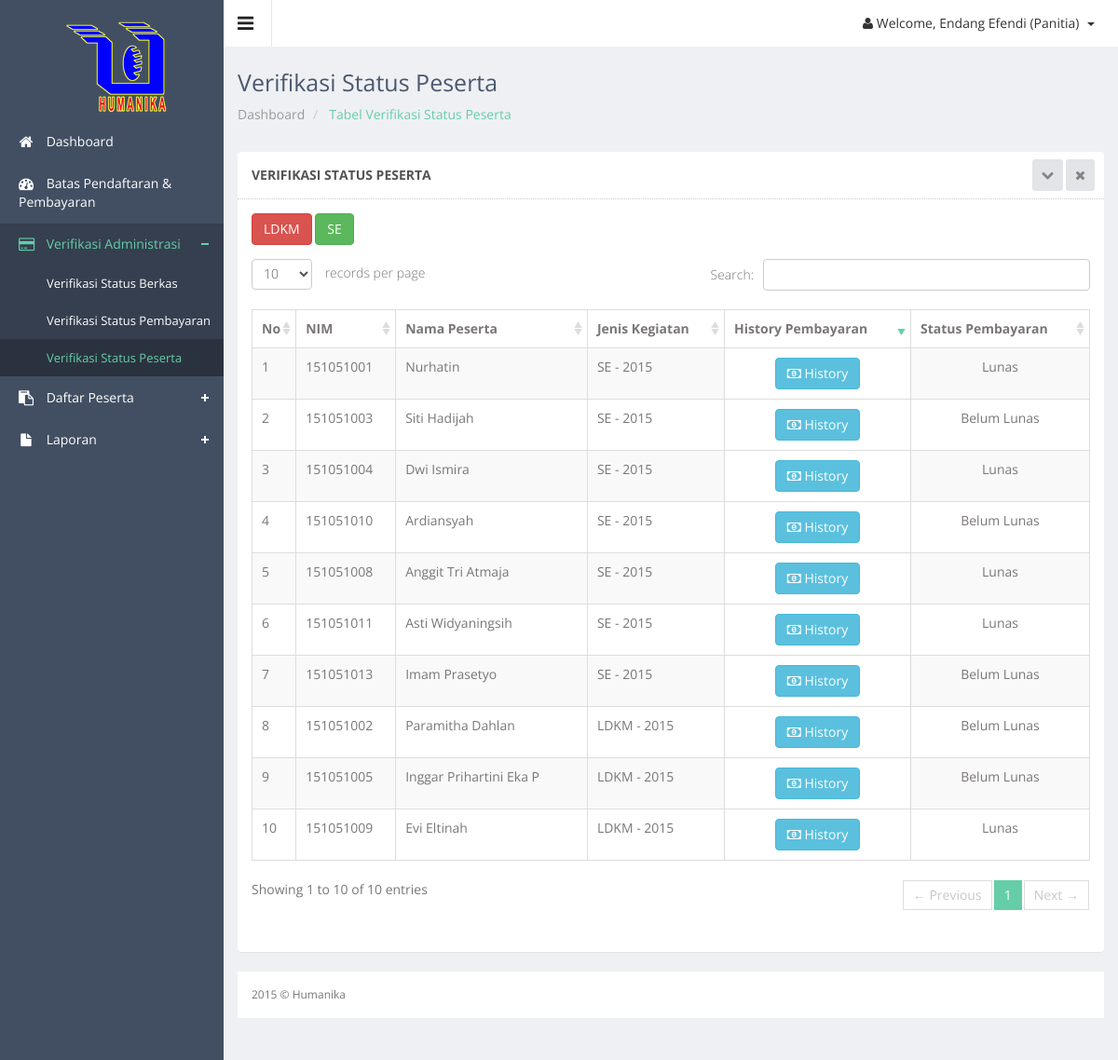
The page /panitia/peserta_status.php (signed in) on the database its author committed.
### tables this page shows
CREATE TABLE IF NOT EXISTS `peserta` (
  `id_peserta` int(11) NOT NULL,
  `id_detail` int(11) NOT NULL,
  `nim` char(9) NOT NULL,
  `ukuran_kaos` varchar(2) NOT NULL,
  `penyakit_bawaan` text NOT NULL,
  `notelp` varchar(12) NOT NULL,
  `alamat` text NOT NULL,
  `ktm` varchar(50) NOT NULL,
  `nama_ktm` varchar(50) NOT NULL,
  `size_ktm` varchar(10) NOT NULL,
  `type_ktm` varchar(50) NOT NULL,
  `krs` varchar(50) NOT NULL,
  `nama_krs` varchar(50) NOT NULL,
  `size_krs` varchar(10) NOT NULL,
  `type_krs` varchar(50) NOT NULL,
  `foto` varchar(50) NOT NULL,
  `nama_foto` varchar(50) NOT NULL,
  `size_foto` varchar(10) NOT NULL,
  `type_foto` varchar(50) NOT NULL,
  `password` varchar(20) NOT NULL,
  `status_bayar` enum('Belum Lunas','Lunas') NOT NULL,
  `status_berkas` enum('Unvalid','Valid') NOT NULL,
  `keterangan` varchar(50) NOT NULL,
  `tgl_pendaftaran` date NOT NULL,
  PRIMARY KEY (`id_peserta`),
  KEY `id_detail` (`id_detail`),
  KEY `id_detail_2` (`id_detail`),
  KEY `nim` (`nim`)
);

CREATE TABLE IF NOT EXISTS `mahasiswa` (
  `nim` char(9) NOT NULL,
  `nama_mhs` varchar(50) NOT NULL,
  `alamat_asal` varchar(100) NOT NULL,
  `alamat_jogja` varchar(100) NOT NULL,
  `jk` varchar(1) NOT NULL,
  `email` varchar(50) NOT NULL,
  `no_telp` varchar(12) NOT NULL,
  `jurusan` varchar(20) NOT NULL,
  `tempat_lahir` varchar(50) NOT NULL,
  `tgl_lahir` date NOT NULL,
  `asal_sekolah` varchar(50) NOT NULL,
  `agama` varchar(50) NOT NULL,
  `goldar` varchar(2) NOT NULL,
  `angkatan` varchar(4) NOT NULL,
  PRIMARY KEY (`nim`)
);

CREATE TABLE IF NOT EXISTS `keg_jenis` (
  `id_keg` int(11) NOT NULL AUTO_INCREMENT,
  `nama_kegiatan` varchar(50) NOT NULL,
  `ket` varchar(50) NOT NULL,
  PRIMARY KEY (`id_keg`)
);

CREATE TABLE IF NOT EXISTS `keg_jenis_detail` (
  `id_detail` int(11) NOT NULL,
  `id_keg` int(11) NOT NULL,
  `biaya` double NOT NULL,
  `tgl_mulai` date NOT NULL,
  `tgl_akhir` date NOT NULL,
  `penanggung_jawab` varchar(50) NOT NULL,
  `kuota` int(11) NOT NULL,
  `tahun` varchar(4) NOT NULL,
  `lokasi` varchar(100) NOT NULL,
  `dp` double NOT NULL,
  PRIMARY KEY (`id_detail`),
  UNIQUE KEY `id_keg` (`id_detail`),
  KEY `id_detail` (`id_detail`),
  KEY `id_keg_2` (`id_keg`)
);

### controller/koneksi.php (called while the page is built, shortened)
<?php
class Database {
    private static $dbName = 'humanika' ;
    private static $dbHost = 'localhost' ;
    private static $dbUsername = 'root';
    private static $dbUserPassword = 'rizalex';
    private static $con = null;
    public static function connect() {
        if ( null == self::$con ) {
            try {
                self::$con =  new PDO( "mysql:host=".self::$dbHost.";"."dbname=".self::$dbName,
                        self::$dbUsername, self::$dbUserPassword);
            }
            catch(PDOException $e) {
                die($e->getMessage());
            }
        }
        return self::$con;
    }
}
?>

### controller/peserta-control.php (called while the page is built, shortened)
<?php
include_once 'koneksi.php';
class PesertaController {
    private $koneksi;
    public function __construct() {
        $this->koneksi = Database::connect();
    }
	public function DaftarSeluruh() {
        try {
            $sst = $this->koneksi->prepare("SELECT * FROM peserta join mahasiswa using(nim) natural join keg_jenis_detail natural join keg_jenis ");
            $sst->execute();
            return $r = $sst->fetchAll(PDO::FETCH_OBJ);
            $this->koneksi = Database::disconnect();
        } catch (PDOException $exc) {
            echo $exc->getMessage();
        }
    }
}
?>

### panitia/peserta_status.php (the view, shortened to what this page needs)
<?php
$hal=$_GET['hal'];
$keg=$_GET['keg'];
$year=$_GET['tahun'];
?>
<!DOCTYPE html>
<html lang="en">
<head>
  <link href="../js/advanced-datatable/css/demo_page.css" rel="stylesheet" />
  <link href="../js/advanced-datatable/css/demo_table.css" rel="stylesheet" />
  <link rel="stylesheet" href="../js/data-tables/DT_bootstrap.css" />
  <link href="../css/style.css" rel="stylesheet">
  <link href="../css/style-responsive.css" rel="stylesheet">
</head>
<body class="sticky-header">
<section>
    <div class="left-side sticky-left-side">
        <div class="logo">
            <a href="index.php"><img src="../images/logohm.png" alt=""></a>
        </div>
        <div class="left-side-inner">
            <ul class="nav nav-pills nav-stacked custom-nav">
                <li><a href="index.php"><i class="fa fa-home"></i> <span>Dashboard</span></a></li>
				<li><a href="batas_pendaftaran.php"><i class="fa fa-dashboard"></i> <span>Batas Pendaftaran & Pembayaran</span></a></li>
				<li class="menu-list  nav-active"><a href="#"><i class="fa fa-credit-card"></i> <span>Verifikasi Administrasi</span></a>
					<ul class="sub-menu-list">
						<li><a href="peserta_verifikasi_berkas.php">Verifikasi Status Berkas</a></li>
						<li><a href="peserta_verifikasi.php">Verifikasi Status Pembayaran</a></li>
						<li class="active"><a href="peserta_status.php">Verifikasi Status Peserta</a></li>
					</ul>
				</li>
				<li class="menu-list"><a href="#"><i class="fa fa-clipboard"></i> <span>Daftar Peserta</span></a>
				</li>
				<li class="menu-list"><a href="#"><i class="fa fa-file"></i> <span>Laporan</span></a>
				</li>
            </ul>
        </div>
    </div>
    <div class="main-content" >
        <div class="header-section">
        <a class="toggle-btn"><i class="fa fa-bars"></i></a>
        <div class="menu-right">
            <ul class="notification-menu">
                <li>
                    <a href="#" class="btn btn-default dropdown-toggle" data-toggle="dropdown">
                        <i class="fa fa-user"></i>
                        Welcome, <?php
                                echo $_SESSION['nm_usr_panitia'];
                            ?> (Panitia)
                        <span class="caret"></span>
                    </a>
                </li>
            </ul>
        </div>
        </div>
        <div class="page-heading">
            <h3>
                Verifikasi Status Peserta
            </h3>
            <ul class="breadcrumb">
                <li>
                    <a href="index.php"> Dashboard</a>
                </li>
                <li class="active"> Tabel Verifikasi Status Peserta</li>
            </ul>
        </div>
        <div class="wrapper">
        <div class="row">
        <div class="col-sm-12">
        <section class="panel">
        <header class="panel-heading">
            Verifikasi Status Peserta
            <span class="tools pull-right">
                <a href="javascript:;" class="fa fa-chevron-down"></a>
                <a href="javascript:;" class="fa fa-times"></a>
             </span>
        </header>
		<?php
			include_once '../controller/peserta-control.php';
			$client = new PesertaController();
			$no=1;
			if(empty($hal)){ ?>
        <div class="panel-body">
				<a class="btn btn-danger" href="peserta_status.php?hal=kegiatan&keg=LDKM"> LDKM</a>
				<a class="btn btn-success" href="peserta_status.php?hal=kegiatan&keg=SE"> SE</a>
			<div class="adv-table">
				<table  class="display table table-bordered table-striped" id="dynamic-table">
					<thead>
						<tr>
							<th>No</th>
							<th>NIM</th>
							<th>Nama Peserta</th>
							<th>Jenis Kegiatan</th>
							<th>History Pembayaran</th>
							<th>Status Pembayaran</th>
						</tr>
					</thead>
					<?php
						$hasil = $client->DaftarSeluruh();
					?>
					<tbody>
						 <?php
						foreach($hasil as $data){
						echo "
							<tr class='gradeX'>
							<td>".$no++."</td>
							<td>$data->nim</td>
							<td>$data->nama_mhs</td>
							<td>$data->ket - $data->tahun</td>
							<td class='center hidden-phone'><a href='history_pembayaran.php?id=$data->id_peserta&nim=$data->nim&stat=$data->status_bayar'><button class='btn btn-info' type='button'><i class='fa fa-money'></i> History</button></a></br></td>
							<td class='center hidden-phone'>$data->status_bayar</td>
						</tr>";
						}?>
					</tbody>
				</table>
			</div>
        </div><?php } else if($hal=='kegiatan'){ ?>
        <div class="panel-body">
			<div class="btn-group">
				<button data-toggle="dropdown" class="btn btn-info dropdown-toggle" type="button">Tahun Kegiatan<span class="caret"></span></button>
				<ul role="menu" class="dropdown-menu">
					<?php
                    $currentYear = date('Y');
                    foreach (range($currentYear-4, $currentYear+1) as $value)
                        echo "<li><a href='peserta_status.php?hal=pertahun&keg=".$keg."&tahun=".$value."'>" . $value . "</a></li>"; ?>
				</ul>
			</div>
				<a class="btn btn-danger" href="peserta_status.php?hal=kegiatan&keg=LDKM"> LDKM</a>
				<a class="btn btn-success" href="peserta_status.php?hal=kegiatan&keg=SE"> SE</a>
			<div class="adv-table">
				<table  class="display table table-bordered table-striped" id="dynamic-table">
					<thead>
						<tr>
							<th>No</th>
							<th>NIM</th>
							<th>Nama Peserta</th>
							<th>History Pembayaran</th>
							<th>Status Pembayaran</th>
						</tr>
					</thead>
					<?php
						$hasil = $client->DaftarPesertaKeg($keg);
					?>
					<tbody>
						 <?php
						foreach($hasil as $data){
						echo "
							<tr class='gradeX'>
							<td>".$no++."</td>
							<td>$data->nim</td>
							<td>$data->nama_mhs</td>
							<td class='center hidden-phone'><a href='history_pembayaran.php?id=$data->id_peserta&nim=$data->nim&stat=$data->status_bayar&keg=$keg'><button class='btn btn-info' type='button'><i class='fa fa-money'></i> History</button></a></br></td>
							<td class='center hidden-phone'>$data->status_bayar</td>
						</tr>";
						}?>
					</tbody>
				</table>
			</div>
        </div><?php } else if($hal=='pertahun'){ ?>
        <div class="panel-body">
			<div class="btn-group">
				<button data-toggle="dropdown" class="btn btn-info dropdown-toggle" type="button">Tahun Kegiatan<span class="caret"></span></button>
				<ul role="menu" class="dropdown-menu">
					<li><a href="peserta_status.php?hal=pertahun&keg=<?php echo $keg?>&tahun=2015">2015</a></li>
					<li><a href="peserta_status.php?hal=pertahun&keg=<?php echo $keg?>&tahun=2016">2016</a></li>
					<li><a href="peserta_status.php?hal=pertahun&keg=<?php echo $keg?>&tahun=2017">2017</a></li>
				</ul>
			</div>
				<a class="btn btn-danger" href="peserta_status.php?hal=kegiatan&keg=LDKM"> LDKM</a>
				<a class="btn btn-success" href="peserta_status.php?hal=kegiatan&keg=SE"> SE</a>
			<div class="adv-table">
				<table  class="display table table-bordered table-striped" id="dynamic-table">
					<thead>
						<tr>
							<th>No</th>
							<th>NIM</th>
							<th>Nama Peserta</th>
							<th>History Pembayaran</th>
							<th>Status Pembayaran</th>
						</tr>
					</thead>
					<?php
						$hasil = $client->DaftarPesertaKegTah($keg,$year);
					?>
					<tbody>
						 <?php
						foreach($hasil as $data){
						echo "
							<tr class='gradeX'>
							<td>".$no++."</td>
							<td>$data->nim</td>
							<td>$data->nama_mhs</td>
							<td class='center hidden-phone'><a href='history_pembayaran.php?id=$data->nim&stat=$data->status_bayar&keg=$keg'><button class='btn btn-info' type='button'><i class='fa fa-money'></i> History</button></a></br></td>
							<td class='center hidden-phone'>$data->status_bayar</td>
						</tr>";
						}?>
					</tbody>
				</table>
			</div>
        </div><?php } ?>
        </section>
        </div>
        </div>
        <footer>
            2015 &copy; Humanika
        </footer>
    </div>
</section>
</body>
</html>

### js/advanced-datatable/css/demo_table.css (style rules this page uses)
table.display { margin: 0 auto; clear: both; width: 100%; }
table.display thead th { padding: 3px 18px 3px 10px; border-bottom: 1px solid black; font-weight: bold; cursor: pointer; * cursor: hand; }
table.display td { padding: 3px 10px; }
table.display td.center { text-align: center; }
.sorting_desc { background: url('../images/sort_desc.png') no-repeat center right; }
.sorting { background: url('../images/sort_both.png') no-repeat center right; }
table.display tr.odd.gradeX { background-color: #ffdddd; }
table.display tr.even.gradeX { background-color: #ffeeee; }
tr.odd { background-color: #E2E4FF; }
tr.even { background-color: white; }
tr.odd td.sorting_1 { background-color: #D3D6FF; }
tr.even td.sorting_1 { background-color: #EAEBFF; }
tr.odd.gradeX td.sorting_1 { background-color: #ffc4c4; }
tr.even.gradeX td.sorting_1 { background-color: #ffd5d5; }
table.display tr.gradeX { background-color: #ffdddd; }

### rows shown on the page
peserta: nim "151051001", nim.nama_mhs "Nurhatin", keg_jenis.ket "SE", id_detail.tahun "2015", status_bayar "Lunas"
peserta: nim "151051003", nim.nama_mhs "Siti Hadijah", keg_jenis.ket "SE", id_detail.tahun "2015", status_bayar "Belum Lunas"
peserta: nim "151051004", nim.nama_mhs "Dwi Ismira", keg_jenis.ket "SE", id_detail.tahun "2015", status_bayar "Lunas"
peserta: nim "151051010", nim.nama_mhs "Ardiansyah", keg_jenis.ket "SE", id_detail.tahun "2015", status_bayar "Belum Lunas"
peserta: nim "151051008", nim.nama_mhs "Anggit Tri Atmaja", keg_jenis.ket "SE", id_detail.tahun "2015", status_bayar "Lunas"
peserta: nim "151051011", nim.nama_mhs "Asti Widyaningsih", keg_jenis.ket "SE", id_detail.tahun "2015", status_bayar "Lunas"
peserta: nim "151051013", nim.nama_mhs "Imam Prasetyo", keg_jenis.ket "SE", id_detail.tahun "2015", status_bayar "Belum Lunas"
peserta: nim "151051002", nim.nama_mhs "Paramitha Dahlan", keg_jenis.ket "LDKM", id_detail.tahun "2015", status_bayar "Belum Lunas"
peserta: nim "151051005", nim.nama_mhs "Inggar Prihartini Eka P", keg_jenis.ket "LDKM", id_detail.tahun "2015", status_bayar "Belum Lunas"
peserta: nim "151051009", nim.nama_mhs "Evi Eltinah", keg_jenis.ket "LDKM", id_detail.tahun "2015", status_bayar "Lunas"

### other values the page prints
$_SESSION['nm_usr_panitia'] "Endang Efendi"
